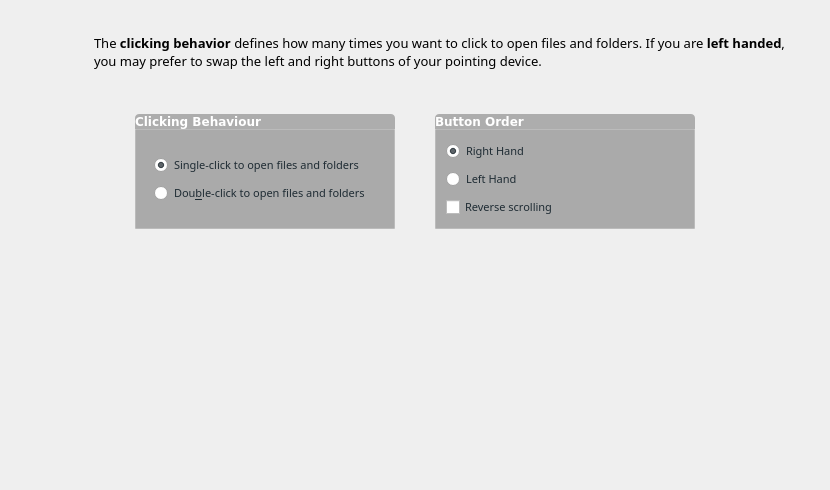
<?xml version="1.0" encoding="UTF-8"?>
<ui version="4.0">
 <class>mouseWidget</class>
 <widget class="QWidget" name="mouseWidget">
  <property name="geometry">
   <rect>
    <x>0</x>
    <y>0</y>
    <width>830</width>
    <height>490</height>
   </rect>
  </property>
  <property name="windowTitle">
   <string>Mouse</string>
  </property>
  <property name="styleSheet">
   <string notr="true">QGroupBox {
	background-color: rgb(170, 170, 170);
	border: 1px solid rgba(255,255,255,50);
}


QPushButton{
	padding: 3px 10px 3px 10px;
	color: white;
	border:0px;
	border-radius:4px;
	background-color: rgb(68, 69, 70);
}

QPushButton::flat{
	border:1px solid  rgb(68, 69, 70);
	border-radius:4px;
	background-color: rgb(68, 69, 70);
}

QPushButton::flat:hover{
	border:1px solid rgba(0, 0, 0, 100);
	border-radius:4px;
	background-color: rgb(0, 172, 255);
}

QPushButton::flat:pressed{
	border:1px solid rgba(0, 0, 0, 100);
	border-radius:4px;
	background-color: rgb(106, 114, 128);
}</string>
  </property>
  <layout class="QGridLayout" name="gridLayout">
   <property name="margin">
    <number>20</number>
   </property>
   <property name="spacing">
    <number>0</number>
   </property>
   <item row="0" column="0">
    <widget class="QLabel" name="label_3">
     <property name="minimumSize">
      <size>
       <width>64</width>
       <height>64</height>
      </size>
     </property>
     <property name="maximumSize">
      <size>
       <width>64</width>
       <height>64</height>
      </size>
     </property>
     <property name="text">
      <string/>
     </property>
     <property name="pixmap">
      <pixmap resource="../data/kaptan.qrc">:/raw/pixmap/preferences-desktop-peripherals.png</pixmap>
     </property>
    </widget>
   </item>
   <item row="0" column="1">
    <widget class="QLabel" name="description">
     <property name="minimumSize">
      <size>
       <width>300</width>
       <height>0</height>
      </size>
     </property>
     <property name="font">
      <font>
       <family>Sans Serif</family>
       <pointsize>10</pointsize>
      </font>
     </property>
     <property name="styleSheet">
      <string notr="true"/>
     </property>
     <property name="text">
      <string>&lt;html&gt;&lt;head/&gt;&lt;body&gt;&lt;p&gt;The &lt;span style=&quot; font-weight:600;&quot;&gt;clicking behavior&lt;/span&gt; defines how many times you want to click to open files and folders. If you are &lt;span style=&quot; font-weight:600;&quot;&gt;left handed&lt;/span&gt;, you may prefer to swap the left and right buttons of your pointing device.&lt;/p&gt;&lt;/body&gt;&lt;/html&gt;</string>
     </property>
     <property name="wordWrap">
      <bool>true</bool>
     </property>
     <property name="indent">
      <number>10</number>
     </property>
    </widget>
   </item>
   <item row="1" column="0">
    <spacer name="verticalSpacer_4">
     <property name="orientation">
      <enum>Qt::Vertical</enum>
     </property>
     <property name="sizeType">
      <enum>QSizePolicy::Fixed</enum>
     </property>
     <property name="sizeHint" stdset="0">
      <size>
       <width>20</width>
       <height>30</height>
      </size>
     </property>
    </spacer>
   </item>
   <item row="2" column="0" colspan="2">
    <layout class="QVBoxLayout" name="verticalLayout">
     <item>
      <layout class="QHBoxLayout" name="horizontalLayout_2">
       <item>
        <spacer name="horizontalSpacer_3">
         <property name="orientation">
          <enum>Qt::Horizontal</enum>
         </property>
         <property name="sizeType">
          <enum>QSizePolicy::Expanding</enum>
         </property>
         <property name="sizeHint" stdset="0">
          <size>
           <width>20</width>
           <height>20</height>
          </size>
         </property>
        </spacer>
       </item>
       <item>
        <layout class="QVBoxLayout" name="verticalLayout_2">
         <property name="spacing">
          <number>0</number>
         </property>
         <item>
          <widget class="QLabel" name="label">
           <property name="minimumSize">
            <size>
             <width>260</width>
             <height>0</height>
            </size>
           </property>
           <property name="font">
            <font>
             <family>DejaVu Sans</family>
             <pointsize>9</pointsize>
             <weight>75</weight>
             <bold>true</bold>
             <underline>false</underline>
            </font>
           </property>
           <property name="styleSheet">
            <string notr="true">background-color: rgba(0, 0, 0, 70);
color:white;
border-top-left-radius: 4px;
border-top-right-radius: 4px;</string>
           </property>
           <property name="text">
            <string>Clicking Behaviour</string>
           </property>
           <property name="margin">
            <number>5</number>
           </property>
          </widget>
         </item>
         <item>
          <widget class="QGroupBox" name="groupBox">
           <property name="sizePolicy">
            <sizepolicy hsizetype="Fixed" vsizetype="Fixed">
             <horstretch>0</horstretch>
             <verstretch>0</verstretch>
            </sizepolicy>
           </property>
           <property name="minimumSize">
            <size>
             <width>260</width>
             <height>100</height>
            </size>
           </property>
           <property name="maximumSize">
            <size>
             <width>16777215</width>
             <height>100</height>
            </size>
           </property>
           <property name="styleSheet">
            <string notr="true">color: rgb(30, 43, 51)</string>
           </property>
           <property name="title">
            <string/>
           </property>
           <layout class="QGridLayout" name="gridLayout_2">
            <property name="leftMargin">
             <number>10</number>
            </property>
            <property name="topMargin">
             <number>10</number>
            </property>
            <property name="rightMargin">
             <number>15</number>
            </property>
            <property name="bottomMargin">
             <number>10</number>
            </property>
            <item row="5" column="0">
             <spacer name="verticalSpacer">
              <property name="orientation">
               <enum>Qt::Vertical</enum>
              </property>
              <property name="sizeHint" stdset="0">
               <size>
                <width>20</width>
                <height>40</height>
               </size>
              </property>
             </spacer>
            </item>
            <item row="1" column="0">
             <spacer name="verticalSpacer_2">
              <property name="orientation">
               <enum>Qt::Vertical</enum>
              </property>
              <property name="sizeType">
               <enum>QSizePolicy::Expanding</enum>
              </property>
              <property name="sizeHint" stdset="0">
               <size>
                <width>20</width>
                <height>40</height>
               </size>
              </property>
             </spacer>
            </item>
            <item row="3" column="0">
             <widget class="QRadioButton" name="DoubleClick">
              <property name="sizePolicy">
               <sizepolicy hsizetype="Fixed" vsizetype="Fixed">
                <horstretch>0</horstretch>
                <verstretch>0</verstretch>
               </sizepolicy>
              </property>
              <property name="font">
               <font>
                <family>Sans Serif</family>
                <pointsize>8</pointsize>
                <weight>50</weight>
                <italic>false</italic>
                <bold>false</bold>
                <underline>false</underline>
                <strikeout>false</strikeout>
                <kerning>true</kerning>
               </font>
              </property>
              <property name="text">
               <string>Dou&amp;ble-click to open files and folders</string>
              </property>
              <property name="checked">
               <bool>false</bool>
              </property>
             </widget>
            </item>
            <item row="2" column="0">
             <widget class="QRadioButton" name="singleClick">
              <property name="enabled">
               <bool>true</bool>
              </property>
              <property name="sizePolicy">
               <sizepolicy hsizetype="Fixed" vsizetype="Fixed">
                <horstretch>0</horstretch>
                <verstretch>0</verstretch>
               </sizepolicy>
              </property>
              <property name="font">
               <font>
                <family>Sans Serif</family>
                <pointsize>8</pointsize>
               </font>
              </property>
              <property name="mouseTracking">
               <bool>true</bool>
              </property>
              <property name="text">
               <string>Single-click to open files and folders</string>
              </property>
              <property name="checked">
               <bool>true</bool>
              </property>
             </widget>
            </item>
           </layout>
          </widget>
         </item>
         <item>
          <spacer name="verticalSpacer_5">
           <property name="orientation">
            <enum>Qt::Vertical</enum>
           </property>
           <property name="sizeType">
            <enum>QSizePolicy::Expanding</enum>
           </property>
           <property name="sizeHint" stdset="0">
            <size>
             <width>20</width>
             <height>30</height>
            </size>
           </property>
          </spacer>
         </item>
        </layout>
       </item>
       <item>
        <spacer name="horizontalSpacer">
         <property name="orientation">
          <enum>Qt::Horizontal</enum>
         </property>
         <property name="sizeType">
          <enum>QSizePolicy::Fixed</enum>
         </property>
         <property name="sizeHint" stdset="0">
          <size>
           <width>40</width>
           <height>20</height>
          </size>
         </property>
        </spacer>
       </item>
       <item>
        <layout class="QVBoxLayout" name="verticalLayout_3">
         <property name="spacing">
          <number>0</number>
         </property>
         <item>
          <widget class="QLabel" name="label_2">
           <property name="minimumSize">
            <size>
             <width>260</width>
             <height>0</height>
            </size>
           </property>
           <property name="font">
            <font>
             <family>DejaVu Sans</family>
             <pointsize>9</pointsize>
             <weight>75</weight>
             <bold>true</bold>
             <underline>false</underline>
            </font>
           </property>
           <property name="styleSheet">
            <string notr="true">background-color: rgba(0, 0, 0, 70);
color:white;
border-top-left-radius: 4px;
border-top-right-radius: 4px;</string>
           </property>
           <property name="text">
            <string>Button Order</string>
           </property>
           <property name="margin">
            <number>5</number>
           </property>
          </widget>
         </item>
         <item>
          <widget class="QGroupBox" name="groupBox_2">
           <property name="minimumSize">
            <size>
             <width>260</width>
             <height>100</height>
            </size>
           </property>
           <property name="maximumSize">
            <size>
             <width>16777215</width>
             <height>100</height>
            </size>
           </property>
           <property name="styleSheet">
            <string notr="true">color: rgb(30, 43, 51)</string>
           </property>
           <property name="title">
            <string/>
           </property>
           <layout class="QGridLayout" name="gridLayout_4">
            <property name="leftMargin">
             <number>10</number>
            </property>
            <property name="topMargin">
             <number>10</number>
            </property>
            <property name="rightMargin">
             <number>15</number>
            </property>
            <property name="bottomMargin">
             <number>10</number>
            </property>
            <item row="0" column="0">
             <widget class="QRadioButton" name="radioButtonRightHand">
              <property name="font">
               <font>
                <family>Sans Serif</family>
                <pointsize>8</pointsize>
               </font>
              </property>
              <property name="styleSheet">
               <string notr="true"/>
              </property>
              <property name="text">
               <string>Right Hand</string>
              </property>
              <property name="checked">
               <bool>true</bool>
              </property>
             </widget>
            </item>
            <item row="1" column="0">
             <widget class="QRadioButton" name="radioButtonLeftHand">
              <property name="font">
               <font>
                <family>Sans Serif</family>
                <pointsize>8</pointsize>
               </font>
              </property>
              <property name="text">
               <string>Left Hand</string>
              </property>
             </widget>
            </item>
            <item row="2" column="0">
             <widget class="QCheckBox" name="checkReverse">
              <property name="font">
               <font>
                <family>Sans Serif</family>
                <pointsize>8</pointsize>
               </font>
              </property>
              <property name="styleSheet">
               <string notr="true"/>
              </property>
              <property name="text">
               <string>Reverse scrolling</string>
              </property>
             </widget>
            </item>
           </layout>
          </widget>
         </item>
         <item>
          <spacer name="verticalSpacer_6">
           <property name="orientation">
            <enum>Qt::Vertical</enum>
           </property>
           <property name="sizeType">
            <enum>QSizePolicy::Expanding</enum>
           </property>
           <property name="sizeHint" stdset="0">
            <size>
             <width>20</width>
             <height>30</height>
            </size>
           </property>
          </spacer>
         </item>
        </layout>
       </item>
       <item>
        <spacer name="horizontalSpacer_2">
         <property name="orientation">
          <enum>Qt::Horizontal</enum>
         </property>
         <property name="sizeType">
          <enum>QSizePolicy::Expanding</enum>
         </property>
         <property name="sizeHint" stdset="0">
          <size>
           <width>20</width>
           <height>20</height>
          </size>
         </property>
        </spacer>
       </item>
      </layout>
     </item>
    </layout>
   </item>
  </layout>
 </widget>
 <resources>
  <include location="../data/kaptan.qrc"/>
 </resources>
 <connections/>
</ui>
